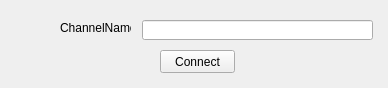
<?xml version="1.0" encoding="UTF-8"?>
<ui version="4.0">
 <class>ChannelSelect</class>
 <widget class="QWidget" name="ChannelSelect">
  <property name="geometry">
   <rect>
    <x>0</x>
    <y>0</y>
    <width>388</width>
    <height>88</height>
   </rect>
  </property>
  <property name="windowTitle">
   <string>Form</string>
  </property>
  <widget class="QLabel" name="mChannelNameLabel">
   <property name="geometry">
    <rect>
     <x>60</x>
     <y>20</y>
     <width>71</width>
     <height>16</height>
    </rect>
   </property>
   <property name="text">
    <string>ChannelName:</string>
   </property>
  </widget>
  <widget class="QLineEdit" name="mChannelName">
   <property name="geometry">
    <rect>
     <x>142</x>
     <y>20</y>
     <width>231</width>
     <height>20</height>
    </rect>
   </property>
  </widget>
  <widget class="QPushButton" name="mConnectButton">
   <property name="geometry">
    <rect>
     <x>160</x>
     <y>50</y>
     <width>75</width>
     <height>23</height>
    </rect>
   </property>
   <property name="text">
    <string>Connect</string>
   </property>
  </widget>
 </widget>
 <resources/>
 <connections/>
</ui>
